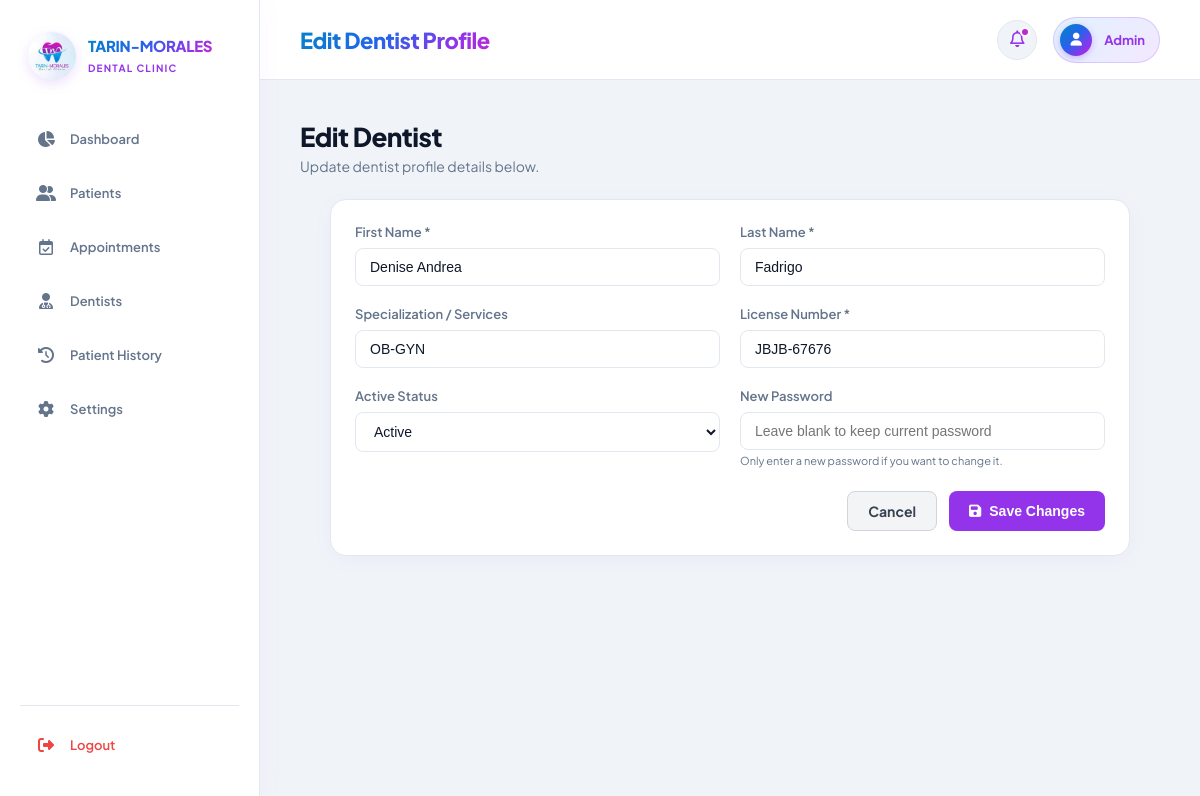
The page /admin/dashboard/edit-dentist.php?id=3 on the database its author committed.
### tables this page shows
CREATE TABLE `tbl_dentists` (
  `dentist_id` int(11) NOT NULL,
  `username` varchar(55) NOT NULL,
  `password` varchar(255) NOT NULL,
  `first_name` varchar(100) NOT NULL,
  `last_name` varchar(100) NOT NULL,
  `license_no` varchar(50) NOT NULL,
  `specialization` varchar(100) DEFAULT NULL,
  `status` enum('active','inactive') DEFAULT 'active'
);

### admin/dashboard/edit-dentist.php (the view, shortened to what this page needs)
<?php
$dentist_id = filter_input(INPUT_GET, 'id', FILTER_VALIDATE_INT);
$header_paths = [
    __DIR__ . '/includes/header.php',
    __DIR__ . '/header.php',
    __DIR__ . '/../includes/header.php',
];
foreach ($header_paths as $path) {
    if (file_exists($path)) {
        break;
    }
}
$dentist = null;
if (!isset($pdo)) {
    $error_message = "Database connection unavailable.";
} else {
    try {
        $stmt = $pdo->prepare("
            SELECT *
            FROM tbl_dentists
            WHERE dentist_id = ?
        ");
        $stmt->execute([$dentist_id]);
        $dentist = $stmt->fetch(PDO::FETCH_ASSOC);
    } catch (PDOException $e) {
        error_log($e->getMessage());
        $error_message = "Failed to load dentist record: " . $e->getMessage();
    }
}
?>
<div class="welcome">
  <h2>Edit Dentist</h2>
  <p>Update dentist profile details below.</p>
</div>
<div class="form-container">
  <?php if ($dentist): ?>
    <form action="" method="POST">
      <div class="form-grid">
        <div class="form-group">
          <label for="first_name">
            First Name *
          </label>
          <input
            type="text"
            id="first_name"
            name="first_name"
            value="<?php echo htmlspecialchars(
                $dentist['first_name'] ?? '',
                ENT_QUOTES,
                'UTF-8'
            ); ?>"
            required
          >
        </div>
        <div class="form-group">
          <label for="last_name">
            Last Name *
          </label>
          <input
            type="text"
            id="last_name"
            name="last_name"
            value="<?php echo htmlspecialchars(
                $dentist['last_name'] ?? '',
                ENT_QUOTES,
                'UTF-8'
            ); ?>"
            required
          >
        </div>
        <div class="form-group">
          <label for="specialization">
            Specialization / Services
          </label>
          <input
            type="text"
            id="specialization"
            name="specialization"
            value="<?php echo htmlspecialchars(
                $dentist['specialization'] ?? '',
                ENT_QUOTES,
                'UTF-8'
            ); ?>"
            placeholder="e.g. General Dentistry, Orthodontics, Root Canal"
          >
        </div>
        <div class="form-group">
          <label for="license_no">
            License Number *
          </label>
          <input
            type="text"
            id="license_no"
            name="license_no"
            value="<?php echo htmlspecialchars(
                $dentist['license_no'] ?? '',
                ENT_QUOTES,
                'UTF-8'
            ); ?>"
            placeholder="e.g. PRC-0123456"
            required
          >
        </div>
        <div class="form-group">
          <label for="status">
            Active Status
          </label>
          <select
            id="status"
            name="status"
          >
            <option
              value="active"
              <?php echo (($dentist['status'] ?? 'active') === 'active')
                ? 'selected'
                : ''; ?>
            >
              Active
            </option>
          </select>
        </div>
        <div class="form-group">
          <label for="password">
            New Password
          </label>
          <input
            type="password"
            id="password"
            name="password"
            placeholder="Leave blank to keep current password"
          >
          <span class="form-hint">
            Only enter a new password if you want to change it.
          </span>
        </div>
      </div>
      <div class="form-actions">
        <a
          href="dentists.php"
          class="btn btn-secondary"
        >
          Cancel
        </a>
        <button
          type="submit"
          class="btn btn-primary"
        >
          <i class="fa-solid fa-floppy-disk"></i>
          Save Changes
        </button>
      </div>
    </form>
  <?php endif; ?>
</div>
<?php
$footer_paths = [
    __DIR__ . '/includes/footer.php',
    __DIR__ . '/footer.php',
    __DIR__ . '/../includes/footer.php',
];
foreach ($footer_paths as $f_path) {
    if (file_exists($f_path)) {
        break;
    }
}
?>

### admin/dashboard/includes/header.php (style rules this page uses)
:root { --bg-main: #f0f4f8; --surface: #ffffff; --brand-cyan: #0284c7; --brand-blue: #2563eb; --brand-purple: #9333ea; --brand-magenta: #c026d3; --gradient-brand: linear-gradient(135deg, #0284c7 0%, #2563eb 45%, #9333ea 80%, #c026d3 100%); --gradient-subtle: linear-gradient(135deg, #e0f2fe 0%, #f3e8ff 100%); --text-main: #0f172a; --text-muted: #64748b; --border-color: #e2e8f0; --border-hover: #cbd5e1; --radius-lg: 16px; --radius-md: 12px; --radius-sm: 8px; --shadow-subtle: 0 4px 20px -2px rgba(147, 51, 234, 0.06); --shadow-hover: 0 10px 25px -5px rgba(147, 51, 234, 0.2); --status-confirmed-bg: #dcfce7; --status-confirmed-text: #15803d; --status-pending-bg: #fef9c3; --status-pending-text: #a16207; --status-progress-bg: #e0f2fe; --status-progress-text: #0369a1; --status-completed-bg: #f3e8ff; --status-completed-text: #7e22ce; --status-cancelled-bg: #fef2f2; --status-cancelled-text: #b91c1c; }
*, *::before, *::after { box-sizing: border-box; margin: 0; padding: 0; }
body { font-family: 'Plus Jakarta Sans', sans-serif; background: var(--bg-main); color: var(--text-main); display: flex; justify-content: center; min-height: 100vh; overflow-x: hidden; -webkit-font-smoothing: antialiased; }
.welcome { margin-bottom: 32px; }
.welcome h2 { font-size: 26px; font-weight: 800; letter-spacing: -0.5px; margin-bottom: 4px; color: var(--text-main); }
.welcome p { font-size: 14px; color: var(--text-muted); }

### admin/dashboard/edit-dentist.php (style rules this page uses)
.welcome { margin-bottom: 24px; }
.form-container { background: var(--surface, #fff); border: 1px solid var(--border-color, #e5e7eb); border-radius: var(--radius-lg, 12px); padding: 24px; box-shadow: var(--shadow-subtle, 0 1px 3px rgba(0,0,0,0.1)); max-width: 800px; margin: 0 auto; }
.form-grid { display: grid; grid-template-columns: repeat(2, 1fr); gap: 20px; margin-bottom: 24px; }
.form-group { display: flex; flex-direction: column; gap: 8px; }
.form-group label { font-size: 13px; font-weight: 600; color: var(--text-muted, #6b7280); }
.form-group input, .form-group select { width: 100%; padding: 10px 14px; border-radius: 8px; border: 1px solid var(--border-color, #d1d5db); background: var(--surface, #fff); color: var(--text-main, #111827); font-size: 14px; outline: none; box-sizing: border-box; }
.form-hint { font-size: 11px; color: var(--text-muted, #9ca3af); margin-top: -4px; }
.form-actions { display: flex; justify-content: flex-end; gap: 12px; }
.btn { padding: 10px 20px; border-radius: 8px; font-size: 14px; font-weight: 700; cursor: pointer; text-decoration: none; border: none; display: inline-flex; align-items: center; gap: 8px; }
.btn-primary { background: #9333ea; color: white; }
.btn-secondary { background: #f3f4f6; color: #374151; border: 1px solid #d1d5db; }

### rows shown on the page
tbl_dentists: first_name "Denise Andrea", last_name "Fadrigo", specialization "OB-GYN", license_no "JBJB-67676", status "Active"
